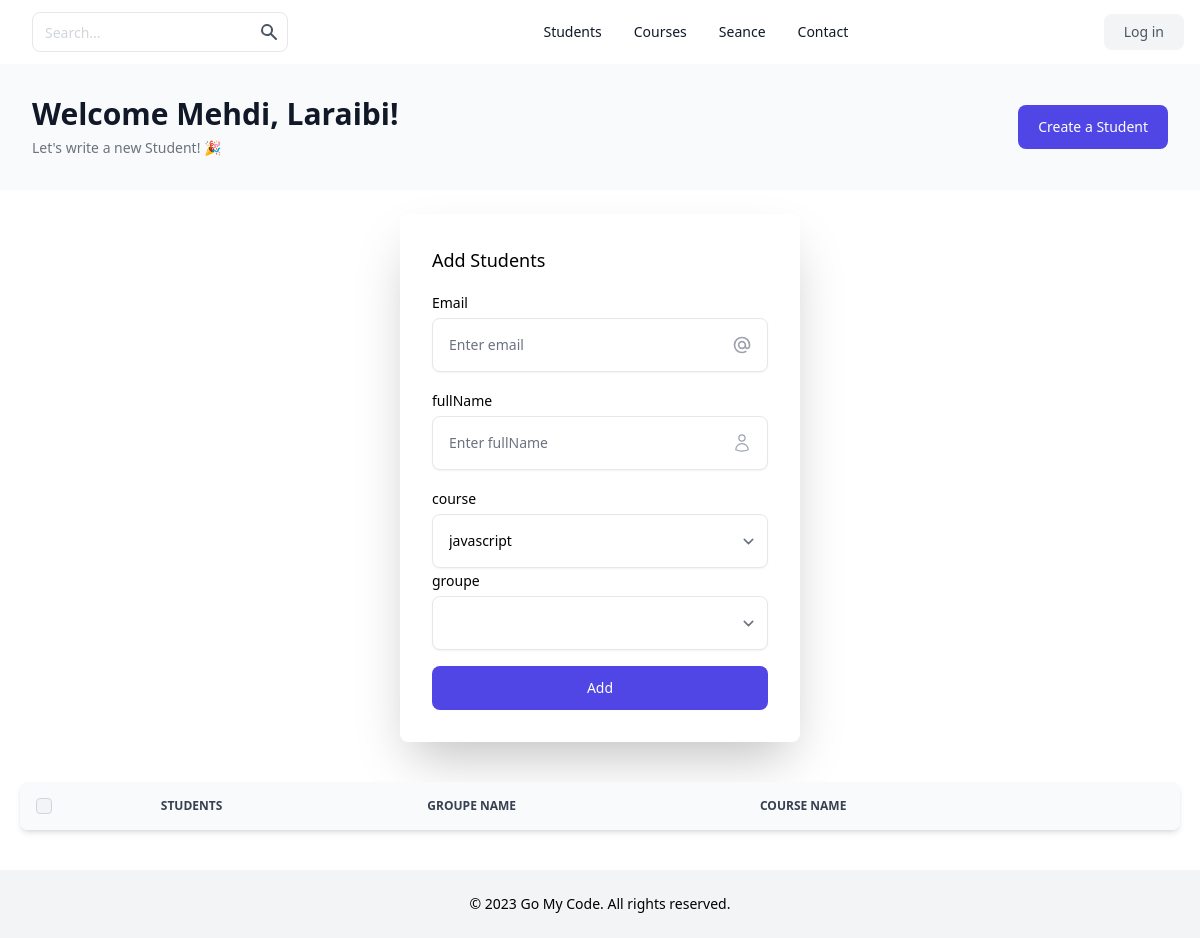
The page /students/index.php on the database as committed earlier.
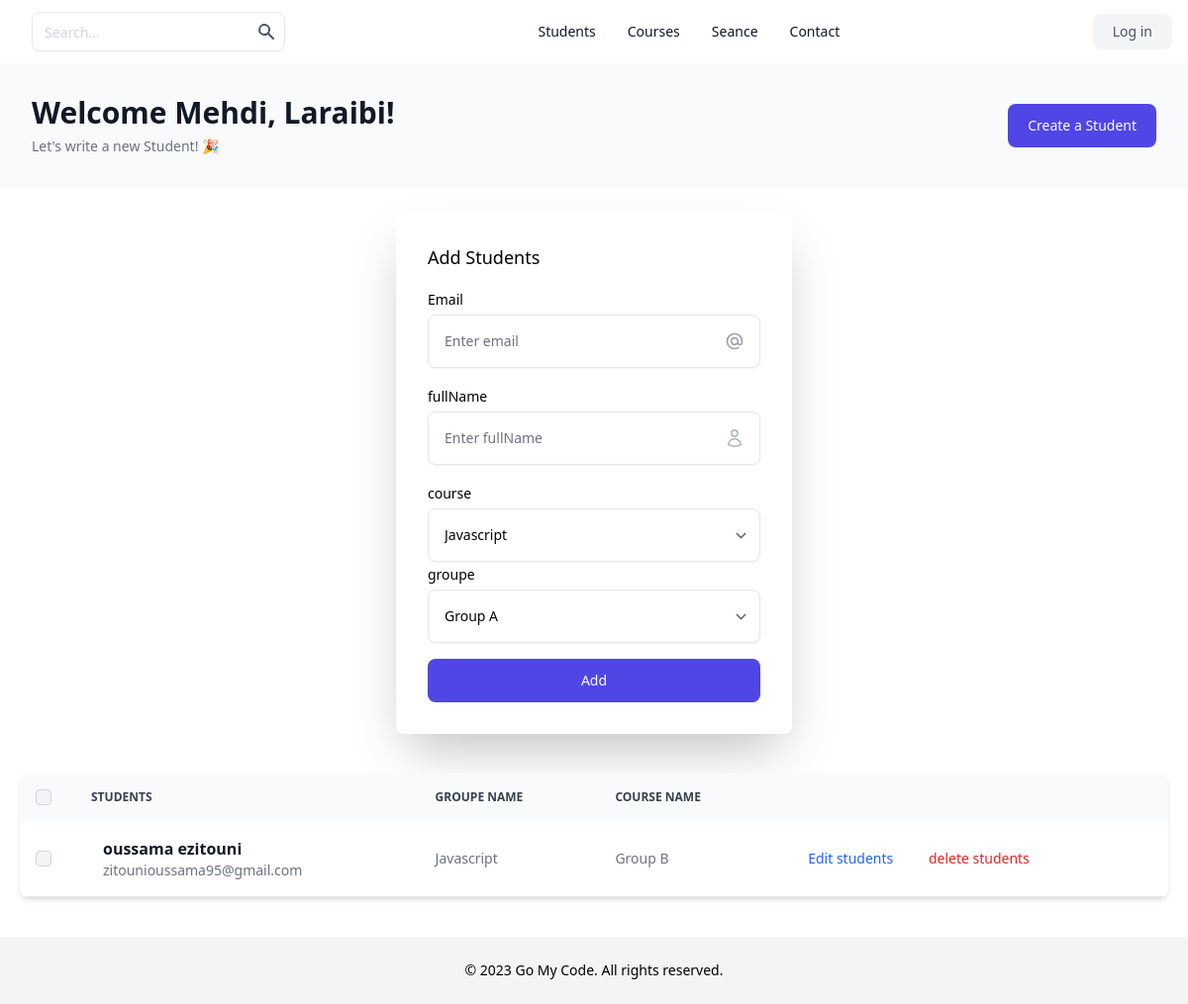
The same page on the database as committed later.
### tables this page shows
CREATE TABLE `students` (
  `id` int(11) NOT NULL AUTO_INCREMENT,
  `fullname` varchar(255) NOT NULL,
  `email` varchar(255) NOT NULL,
  `id_course` int(11) NOT NULL,
  `id_groupe` int(11) NOT NULL,
  PRIMARY KEY (`id`),
  KEY `fk_course_id` (`id_course`),
  KEY `fk_groupe_id` (`id_groupe`),
  CONSTRAINT `fk_course_id` FOREIGN KEY (`id_course`) REFERENCES `courses` (`id`) ON DELETE CASCADE ON UPDATE CASCADE,
  CONSTRAINT `fk_groupe_id` FOREIGN KEY (`id_groupe`) REFERENCES `groupes` (`id`) ON DELETE CASCADE ON UPDATE CASCADE
);

CREATE TABLE `courses` (
  `id` int(11) NOT NULL AUTO_INCREMENT,
  `course_name` varchar(255) NOT NULL,
  `id_user` int(11) NOT NULL,
  `course_image_path` varchar(255) NOT NULL,
  PRIMARY KEY (`id`),
  KEY `id_user` (`id_user`),
  CONSTRAINT `courses_ibfk_1` FOREIGN KEY (`id_user`) REFERENCES `users` (`id`)
);

CREATE TABLE `groupes` (
  `id` int(11) NOT NULL AUTO_INCREMENT,
  `name` varchar(255) NOT NULL,
  PRIMARY KEY (`id`)
);

### students/index.php (the view, shortened to what this page needs)
<?php
require_once('../inc/header.php');
require_once('create.php');
?>
<header aria-label="Site Header" class="shadow-sm">
  <div class="mx-auto flex h-16 max-w-screen-xl items-center justify-between px-4">
    <div class="flex items-center gap-4">
      <form class="mb-0 hidden lg:flex">
        <div class="relative">
          <input class="h-10 rounded-lg border-gray-200 pr-10 text-sm placeholder-gray-300 focus:z-10" placeholder="Search..." type="text" />
          <button type="submit" class="absolute inset-y-0 right-0 mr-px rounded-r-lg p-2 text-gray-600">
            <svg class="h-5 w-5" fill="currentColor" viewbox="0 0 20 20" xmlns="http://www.w3.org/2000/svg">
              <path clip-rule="evenodd" d="M8 4a4 4 0 100 8 4 4 0 000-8zM2 8a6 6 0 1110.89 3.476l4.817 4.817a1 1 0 01-1.414 1.414l-4.816-4.816A6 6 0 012 8z" fill-rule="evenodd"></path>
            </svg>
          </button>
        </div>
      </form>
    </div>
    <nav aria-label="Site Nav" class="hidden items-center justify-center gap-8 text-sm font-medium lg:flex lg:w-0 lg:flex-1">
      <a class="text-gray-900" href="../students/">Students</a>
      <a class="text-gray-900" href="../courses/">Courses</a>
      <a class="text-gray-900" href="../seance/">Seance</a>
      <a class="text-gray-900" href="">Contact</a>
    </nav>
    <div class="hidden items-center gap-4 lg:flex">
      <a href="#" class="rounded-lg bg-gray-100 px-5 py-2 text-sm font-medium text-gray-600">
        Log in
      </a>
    </div>
  </div>
</header>
<div aria-label="Page Header" class="bg-gray-50">
  <div class="mx-auto max-w-screen-xl px-4 py-6 sm:py-8 sm:px-6 lg:px-8">
    <div class="sm:flex sm:items-center sm:justify-between">
      <div class="text-center sm:text-left">
        <h1 class="text-2xl font-bold text-gray-900 sm:text-3xl">
          Welcome Mehdi, Laraibi!
        </h1>
        <p class="mt-1.5 text-sm text-gray-500">
          Let's write a new Student! 🎉
        </p>
      </div>
      <div class="mt-4 flex flex-col gap-4 sm:mt-0 sm:flex-row sm:items-center">
        <button class="block rounded-lg bg-indigo-600 px-5 py-3 text-sm font-medium text-white transition hover:bg-indigo-700 focus:outline-none focus:ring" type="button">
          Create a Student
        </button>
      </div>
    </div>
  </div>
</div>
<div class="flex justify-center">
  <form method="POST" action="create.php" class="mt-6 mb-0 space-y-4 rounded-lg p-8 w-[400px] md:shadow-2xl xl:shadow-2xl">
    <p class="text-lg font-medium">Add Students</p>
    <div>
      <label for="email" class="text-sm font-medium">Email</label>
      <div class="relative mt-1">
        <input type="email" id="email" name="email" class="w-full rounded-lg border-gray-200 p-4 pr-12 text-sm shadow-sm" placeholder="Enter email" />
        <span class="absolute inset-y-0 right-4 inline-flex items-center">
          <svg xmlns="http://www.w3.org/2000/svg" class="h-5 w-5 text-gray-400" fill="none" viewBox="0 0 24 24" stroke="currentColor">
            <path stroke-linecap="round" stroke-linejoin="round" stroke-width="2" d="M16 12a4 4 0 10-8 0 4 4 0 008 0zm0 0v1.5a2.5 2.5 0 005 0V12a9 9 0 10-9 9m4.5-1.206a8.959 8.959 0 01-4.5 1.207" />
          </svg>
        </span>
      </div>
    </div>
    <div>
      <label for="fullName" class="text-sm font-medium">fullName</label>
      <div class="relative mt-1">
        <input type="text" id="fullName" name="fullName" class="w-full rounded-lg border-gray-200 p-4 pr-12 text-sm shadow-sm" placeholder="Enter fullName" />
        <span class="absolute inset-y-0 right-4 inline-flex items-center">
        </span>
      </div>
    </div>
    <div>
      <label for="id_course" class="text-sm font-medium">course</label>
      <div class="relative mt-1">
        <select class="w-full rounded-lg border-gray-200 p-4 pr-12 text-sm shadow-sm" name="id_course" id="id_course">
          <?php
          $stmt = $conn->prepare('select * from courses');
          $stmt->execute();
          $courses = $stmt->fetchAll();
          foreach ($courses as $key => $value) {
          ?>
            <option value="<?= $value['id'] ?>"><?= $value['course_name'] ?></option>
          <?php } ?>
        </select>
      </div>
      <label for="id_groupe" class="text-sm font-medium">groupe</label>
      <div class="relative mt-1">
        <select class="w-full rounded-lg border-gray-200 p-4 pr-12 text-sm shadow-sm" name="id_groupe" id="id_groupe">
          <?php
          $stmt = $conn->prepare('select * from groupes ');
          $stmt->execute();
          $groupes = $stmt->fetchAll();
          foreach ($groupes as $key => $value) {
          ?>
            <option value="<?= $value['id'] ?>"><?= $value['name'] ?></option>
          <?php } ?>
        </select>
      </div>
    </div>
    <button type="submit" name="submit" class="block w-full rounded-lg bg-indigo-600 px-5 py-3 text-sm font-medium text-white">
      Add
    </button>
  </form>
</div>
<div class="relative overflow-x-auto shadow-md sm:rounded-lg mt-10 mx-5">
  <table class="w-full text-sm text-left text-gray-500 dark:text-gray-400">
    <thead class="text-xs text-gray-700 uppercase bg-gray-50 dark:bg-gray-700 dark:text-gray-400">
      <tr>
        <th scope="col" class="p-4">
          <div class="flex items-center">
            <input id="checkbox-all-search" type="checkbox" class="w-4 h-4 text-blue-600 bg-gray-100 border-gray-300 rounded focus:ring-blue-500 dark:focus:ring-blue-600 dark:ring-offset-gray-800 dark:focus:ring-offset-gray-800 focus:ring-2 dark:bg-gray-700 dark:border-gray-600" />
          </div>
        </th>
        <th scope="col" class="px-6 py-3">Students</th>
        <th scope="col" class="px-6 py-3">Groupe name</th>
        <th scope="col" class="px-6 py-3">Course name</th>
        <th scope="col" class="px-6 py-3"></th>
      </tr>
    </thead>
    <tbody>
      <?php
      $query = $conn->prepare('SELECT students.id, students.email, students.fullname, courses.course_name, groupes.name
      FROM students
      INNER JOIN courses ON students.id_course = courses.id
      INNER JOIN groupes ON students.id_groupe = groupes.id');
      $query->execute();
      $students = $query->fetchAll();
      foreach ($students as $key => $value) { ?>
        <tr class="bg-white border-b dark:bg-gray-800 dark:border-gray-700 hover:bg-gray-50 dark:hover:bg-gray-600">
          <td class="w-4 p-4">
            <div class="flex items-center">
              <input id="checkbox-table-search-1" type="checkbox" class="w-4 h-4 text-blue-600 bg-gray-100 border-gray-300 rounded focus:ring-blue-500 dark:focus:ring-blue-600 dark:ring-offset-gray-800 dark:focus:ring-offset-gray-800 focus:ring-2 dark:bg-gray-700 dark:border-gray-600" />
            </div>
          </td>
          <th scope="row" class="flex items-center px-6 py-4 text-gray-900 whitespace-nowrap dark:text-white">
            <div class="pl-3">
              <div class="text-base font-semibold"><?= $value['fullname']  ?></div>
              <div class="font-normal text-gray-500">
                <?= $value['email']  ?>
              </div>
            </div>
          </th>
          <td class="px-6 py-4"> <?= $value['course_name']  ?></td>
          <td class="px-6 py-4"> <?= $value['name']  ?></td>
          <td class="px-6 py-4">
            <a href="update.php?id=<?= $value['id'] ?>" class="font-medium text-blue-600 dark:text-blue-500 hover:underline mx-4">Edit students</a>
            <a href="delete.php?id=<?= $value['id'] ?>" class="font-medium text-red-600 dark:text-blue-500 hover:underline mx-4">delete students</a>
          </td>
        </tr> <?php  } ?>
    </tbody>
  </table>
</div>
<?php require_once('../inc/footer.php') ?>

### inc/header.php (shortened to what this page needs)
<!DOCTYPE html>
<html lang="en">
<head>
    <script src="https://cdn.tailwindcss.com"></script>
    <script src="https://cdn.tailwindcss.com?plugins=forms,typography,aspect-ratio,line-clamp"></script>
</head>
<body>

### inc/footer.php
<footer aria-label="Site Footer" class="bg-gray-100 mt-10">
    <div class="py-6 text-sm text-center dark:text-gray-400">
        © 2023 Go My Code. All rights reserved.
    </div>
</footer>
</body>
</html>

Rows that differ between the two databases and show on the page:
added students: fullname "oussama ezitouni", email "zitounioussama95@gmail.com", id_course.course_name "Javascript", id_groupe.name "Group B"
Other text that changed with them:
form field id_course: "javascript" → "Javascript"
form field id_groupe: (not shown) → "Group A"
